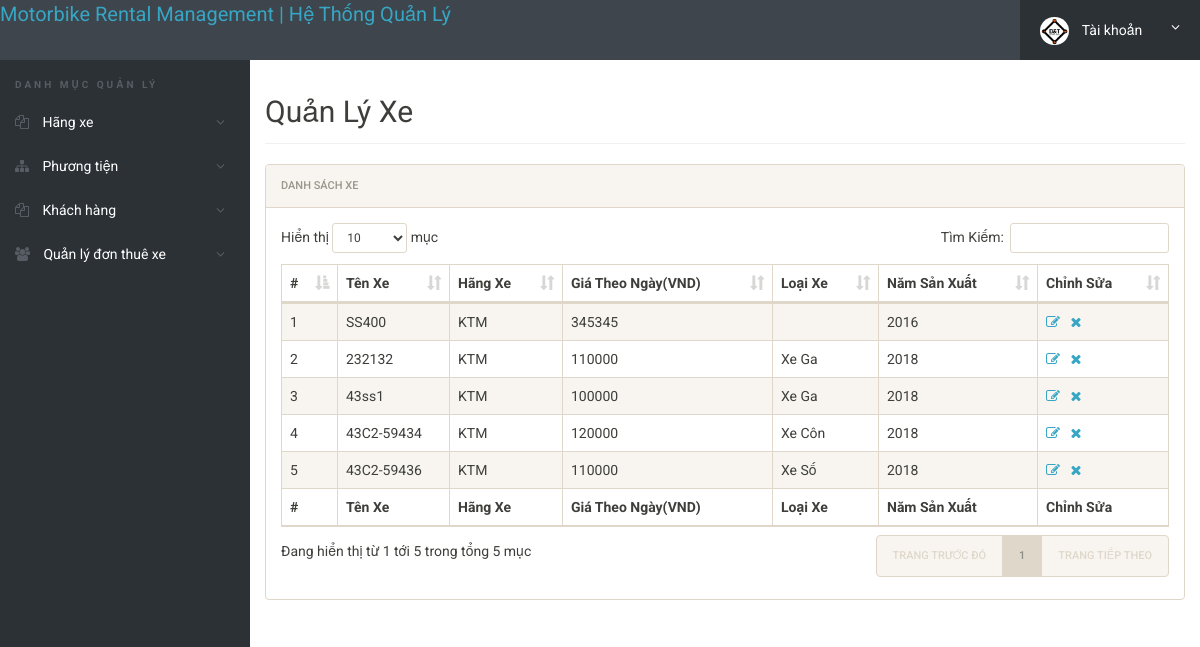
Screenshot of /admin/login/manage-vehicles.php (signed in) with the database file from the repository.
### tables this page shows
CREATE TABLE IF NOT EXISTS `HangXe` (
  `id` int(11) NOT NULL primary key,
  `TenHang` varchar(120) NOT NULL,
  `CreationDate` timestamp NULL DEFAULT CURRENT_TIMESTAMP,
  `UpdationDate` timestamp NULL DEFAULT NULL ON UPDATE CURRENT_TIMESTAMP
);

### admin/login/manage-vehicles.php (the view, shortened to what this page needs)
<?php
include('includes/config.php');
if(strlen($_SESSION['alogin'])==0)
	{
header('location:index.php');
}
else{
 ?>
<!doctype html>
<html lang="en" class="no-js">
<head>
	<link rel="stylesheet" href="css/font-awesome.min.css">
	<link rel="stylesheet" href="css/bootstrap.min.css">
	<link rel="stylesheet" href="css/dataTables.bootstrap.min.css">
	<link rel="stylesheet" href="css/bootstrap-social.css">
	<link rel="stylesheet" href="css/bootstrap-select.css">
	<link rel="stylesheet" href="css/fileinput.min.css">
	<link rel="stylesheet" href="css/awesome-bootstrap-checkbox.css">
	<link rel="stylesheet" href="css/style.css">
</head>
<body>
	<?php include('includes/header.php');?>
	<div class="ts-main-content">
		<?php include('includes/leftbar.php');?>
		<div class="content-wrapper">
			<div class="container-fluid">
				<div class="row">
					<div class="col-md-12">
						<h2 class="page-title">Quản Lý Xe</h2>
						<div class="panel panel-default">
							<div class="panel-heading">Danh sách xe</div>
							<div class="panel-body">
								<table id="zctb" class="display table table-striped table-bordered table-hover" cellspacing="0" width="100%">
									<thead>
										<tr>
										<th>#</th>
											<th>Tên Xe</th>
											<th>Hãng Xe </th>
											<th>Giá Theo Ngày(VND)</th>
											<th>Loại Xe</th>
											<th>Năm Sản Xuất</th>
											<th>Chỉnh Sửa</th>
										</tr>
									</thead>
									<tfoot>
										<tr>
										<th>#</th>
										<th>Tên Xe</th>
											<th>Hãng Xe </th>
											<th>Giá Theo Ngày(VND)</th>
											<th>Loại Xe</th>
											<th>Năm Sản Xuất</th>
											<th>Chỉnh Sửa</th>
										</tr>
									</tfoot>
									<tbody>
<?php $sql = "SELECT thongtinxe.TenXe,hangxe.TenHang,thongtinxe.GiaThueTheoNgay,thongtinxe.Type,thongtinxe.NamSanXuat,thongtinxe.id from thongtinxe join hangxe on hangxe.id=thongtinxe.HangXe";
$query = $dbh -> prepare($sql);
$query->execute();
$results=$query->fetchAll(PDO::FETCH_OBJ);
$cnt=1;
if($query->rowCount() > 0)
{
foreach($results as $result)
{				?>
										<tr>
											<td><?php echo htmlentities($cnt);?></td>
											<td><?php echo htmlentities($result->TenXe);?></td>
											<td><?php echo htmlentities($result->TenHang);?></td>
											<td><?php echo htmlentities($result->GiaThueTheoNgay);?></td>
											<td><?php echo htmlentities($result->Type);?></td>
												<td><?php echo htmlentities($result->NamSanXuat);?></td>
		<td><a href="edit-vehicle.php?id=<?php echo $result->id;?>"><i class="fa fa-edit"></i></a>&nbsp;&nbsp;
<a href="manage-vehicles.php?del=<?php echo $result->id;?>" onclick="return confirm('Bạn có muốn xóa hồ sơ xe');"><i class="fa fa-close"></i></a></td>
										</tr>
										<?php $cnt=$cnt+1; }} ?>
									</tbody>
								</table>
							</div>
						</div>
					</div>
				</div>
			</div>
		</div>
	</div>
</body>
</html>
<?php } ?>

### admin/login/includes/header.php (shortened to what this page needs)
<div class="brand clearfix">
	<a href="dashboard.php" style="font-size: 20px;">Motorbike Rental Management | Hệ Thống Quản Lý</a>
		<ul class="ts-profile-nav">
			<li class="ts-account">
				<a href="#"><img src="img/Snapseed.jpg" class="ts-avatar hidden-side" alt=""> Tài khoản <i class="fa fa-angle-down hidden-side"></i></a>
			</li>
		</ul>
	</div>

### admin/login/includes/leftbar.php (shortened to what this page needs)
	<nav class="ts-sidebar">
			<ul class="ts-sidebar-menu">
				<li class="ts-label">DANH MỤC QUẢN LÝ</li>
<li><a href="#"><i class="fa fa-files-o"></i> Hãng xe</a>
</li>
<li><a href="#"><i class="fa fa-sitemap"></i> Phương tiện</a>
				</li>
				<li><a href="#"><i class="fa fa-files-o"></i> Khách hàng</a>
			    </li>
			    <li><a href="#"><i class="fa fa-users"></i> Quản lý đơn thuê xe</a>
			    </li>
			</ul>
		</nav>

### admin/login/css/style.css (style rules this page uses)
html { font-size: 14px; }
@media only screen and (min-width: 480px) { html { font-size: 17px; } }
@media only screen and (min-width: 768px) { html { font-size: 14px; } }
body { font-size: 1em; }
a { color: #37a6c4; }
.panel { overflow: hidden; }
ul, li { margin: 0; padding: 0; list-style: none; }
.page-title { padding-bottom: 15px; margin-bottom: 20px; border-bottom: 1px solid #f0f0f0; }
.brand { background: #3e454c; position: relative; z-index: 3; position: fixed; width: 100%; top: 0; }
.brand .ts-profile-nav { float: right; display: none; }
.brand .ts-profile-nav li { float: left; position: relative; }
.brand .ts-profile-nav li a { display: block; padding: 20px; color: #fff; }
.brand .ts-profile-nav .ts-account .fa-angle-down { float: right; }
.brand .ts-profile-nav .ts-account > a { width: 180px; background: #2c3136; }
.brand .ts-profile-nav .ts-account .ts-avatar { border-radius: 50%; height: 28px; margin: -10px 0; margin-right: 10px; }
@media only screen and (min-width: 992px) { .brand .ts-profile-nav { display: block; } }
.ts-sidebar { background: #2c3136; max-height: 0; transition: max-height 0.3s; overflow: hidden; position: fixed; z-index: 2; width: 100%; bottom: 0; top: 60px; overflow-y: auto; }
@media only screen and (min-width: 992px) { .ts-sidebar { max-height: 100%; bottom: 0; } }
.ts-sidebar-menu .ts-label { color: #585c64; font-weight: bold; padding: 8px 15px; text-transform: uppercase; font-size: 10px; letter-spacing: 3px; margin-top: 10px; }
.ts-sidebar-menu a { display: block; text-decoration: none; padding: 12px 15px; color: #fff; }
.ts-sidebar-menu li { position: relative; }
.ts-sidebar-menu li i { color: #585c64; margin-right: 10px; }
.ts-main-content .content-wrapper { padding-top: 15px; margin-top: 60px; }
@media only screen and (min-width: 992px) { .ts-main-content .ts-sidebar { width: 250px; float: left; } }
@media only screen and (min-width: 992px) { .ts-main-content .content-wrapper { margin-left: 250px; } }

### rows the page displays
thongtinxe: TenXe "SS400", hangxe.TenHang "KTM", GiaThueTheoNgay "345345", NamSanXuat "2016"
thongtinxe: TenXe "232132", hangxe.TenHang "KTM", GiaThueTheoNgay "110000", Type "Xe Ga", NamSanXuat "2018"
thongtinxe: TenXe "43ss1", hangxe.TenHang "KTM", GiaThueTheoNgay "100000", Type "Xe Ga", NamSanXuat "2018"
thongtinxe: TenXe "43C2-59434", hangxe.TenHang "KTM", GiaThueTheoNgay "120000", Type "Xe Côn", NamSanXuat "2018"
thongtinxe: TenXe "43C2-59436", hangxe.TenHang "KTM", GiaThueTheoNgay "110000", Type "Xe Số", NamSanXuat "2018"
